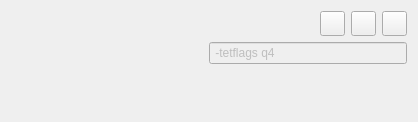
     <widget class="QWidget" name="page_3">
      <property name="geometry">
       <rect>
        <x>0</x>
        <y>0</y>
        <width>418</width>
        <height>122</height>
       </rect>
      </property>
      <attribute name="label">
       <string>4. Mesh Generation</string>
      </attribute>
      <layout class="QVBoxLayout" name="verticalLayout_5">
       <item>
        <layout class="QHBoxLayout" name="horizontalLayout_4">
         <item>
          <spacer name="horizontalSpacer_3">
           <property name="orientation">
            <enum>Qt::Horizontal</enum>
           </property>
           <property name="sizeHint" stdset="0">
            <size>
             <width>40</width>
             <height>20</height>
            </size>
           </property>
          </spacer>
         </item>
         <item>
          <widget class="QPushButton" name="pushButton_15">
           <property name="minimumSize">
            <size>
             <width>25</width>
             <height>25</height>
            </size>
           </property>
           <property name="maximumSize">
            <size>
             <width>25</width>
             <height>25</height>
            </size>
           </property>
           <property name="text">
            <string/>
           </property>
           <property name="icon">
            <iconset resource="../MainWindow.qrc">
             <normaloff>:/main_wind/figure/main_wind/open.png</normaloff>:/main_wind/figure/main_wind/open.png</iconset>
           </property>
          </widget>
         </item>
         <item>
          <widget class="QPushButton" name="pushButton_8">
           <property name="minimumSize">
            <size>
             <width>25</width>
             <height>25</height>
            </size>
           </property>
           <property name="maximumSize">
            <size>
             <width>25</width>
             <height>25</height>
            </size>
           </property>
           <property name="text">
            <string/>
           </property>
           <property name="icon">
            <iconset resource="../CADWindow.qrc">
             <normaloff>:/cad_wind/figure/cad_wind/ok.png</normaloff>:/cad_wind/figure/cad_wind/ok.png</iconset>
           </property>
          </widget>
         </item>
         <item>
          <widget class="QPushButton" name="pushButton_11">
           <property name="minimumSize">
            <size>
             <width>25</width>
             <height>25</height>
            </size>
           </property>
           <property name="maximumSize">
            <size>
             <width>25</width>
             <height>25</height>
            </size>
           </property>
           <property name="text">
            <string/>
           </property>
           <property name="icon">
            <iconset resource="../MeshWindow.qrc">
             <normaloff>:/new/prefix1/figure/mesh_wind/see.png</normaloff>:/new/prefix1/figure/mesh_wind/see.png</iconset>
           </property>
           <property name="checkable">
            <bool>true</bool>
           </property>
          </widget>
         </item>
        </layout>
       </item>
       <item>
        <layout class="QHBoxLayout" name="horizontalLayout_5">
         <item>
          <spacer name="horizontalSpacer">
           <property name="orientation">
            <enum>Qt::Horizontal</enum>
           </property>
           <property name="sizeHint" stdset="0">
            <size>
             <width>40</width>
             <height>20</height>
            </size>
           </property>
          </spacer>
         </item>
         <item>
          <widget class="QLineEdit" name="lineEdit">
           <property name="enabled">
            <bool>false</bool>
           </property>
           <property name="minimumSize">
            <size>
             <width>120</width>
             <height>0</height>
            </size>
           </property>
           <property name="font">
            <font>
             <pointsize>9</pointsize>
            </font>
           </property>
           <property name="text">
            <string> -tetflags q4</string>
           </property>
          </widget>
         </item>
        </layout>
       </item>
       <item>
        <spacer name="verticalSpacer_4">
         <property name="orientation">
          <enum>Qt::Vertical</enum>
         </property>
         <property name="sizeHint" stdset="0">
          <size>
           <width>20</width>
           <height>40</height>
          </size>
         </property>
        </spacer>
       </item>
      </layout>
     </widget>
